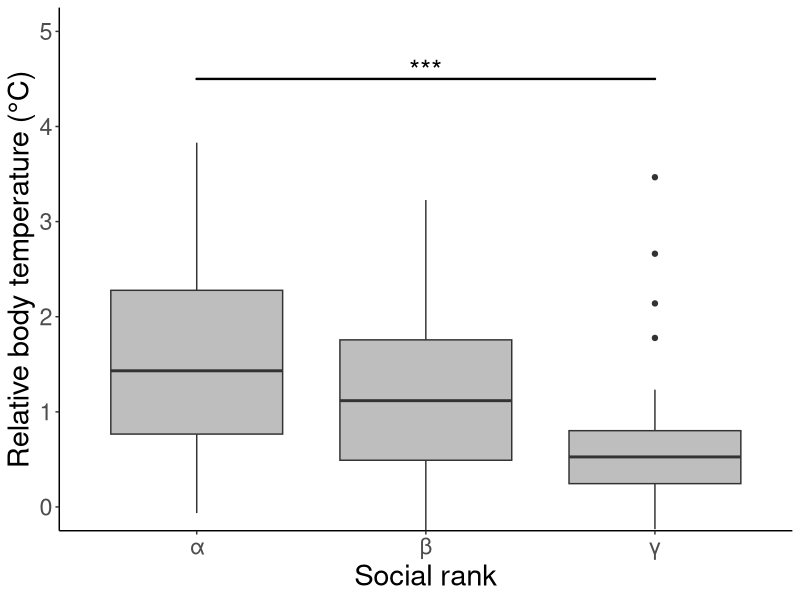
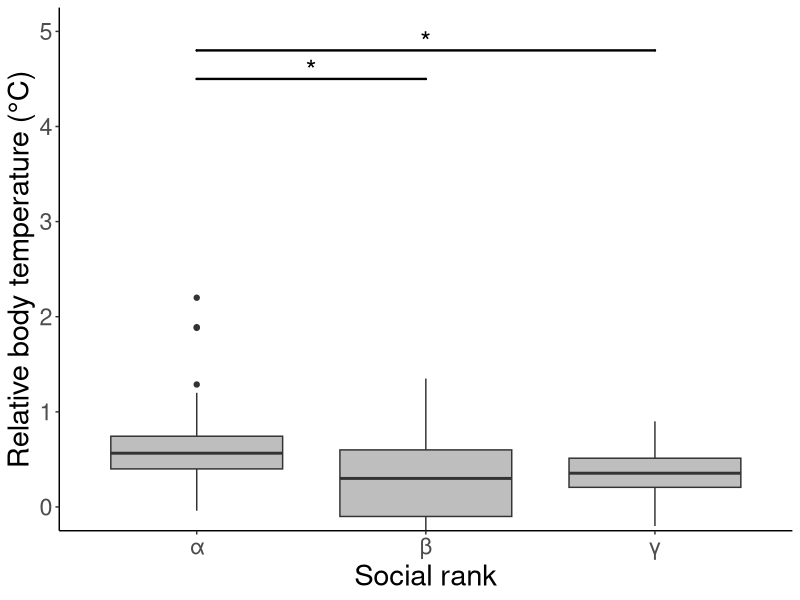
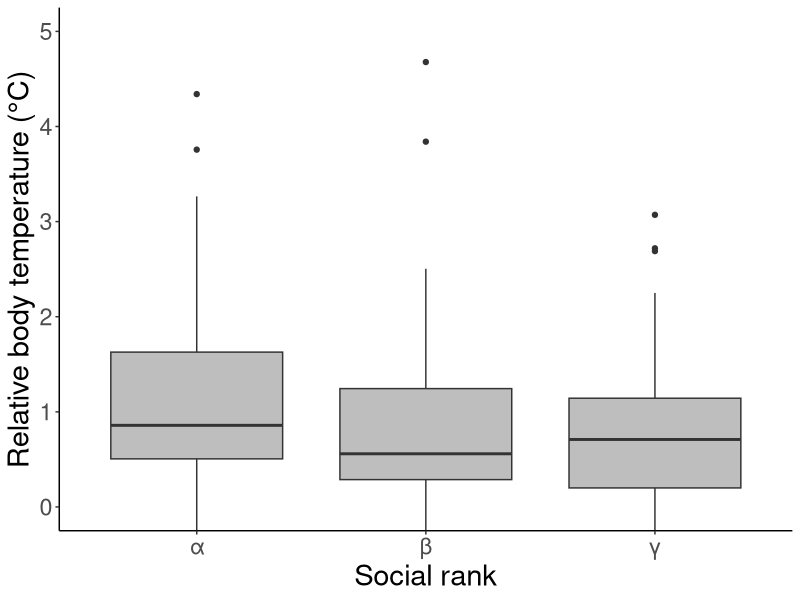
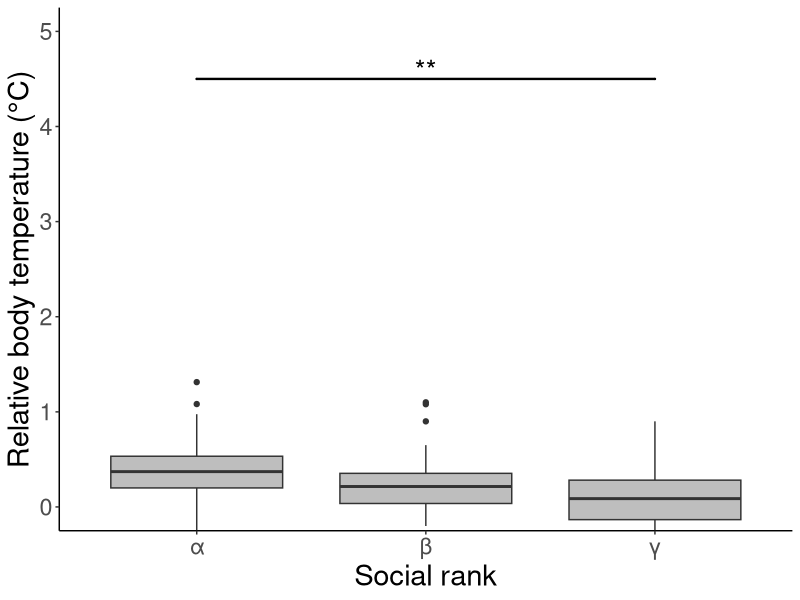

These charts were generated, in order, by the following R code:
# --------------------------------------------------------------------
# 1. Load Required Libraries 
# --------------------------------------------------------------------
library(magrittr)   # For piping functionality (e.g., %>%)
library(dplyr)      # For data manipulation and piping
library(emmeans)    # For estimated marginal means and post-hoc tests
library(ggplot2)    # For data visualization
library(ggsignif)   # For adding significance bars to ggplot
# --------------------------------------------------------------------
# 2. Data Loading and Preparation
# --------------------------------------------------------------------

# Read time-series body temperature data and individual-level data
data_t <- read.csv("body_temp.csv")
data_i <- read.csv("individual.csv")

# Convert the social rank variable (mi_hier) to a factor
data_i$mi_hier <- as.factor(data_i$mi_hier)


# --- Data Subsetting by Time and Treatment ---

# Calculate mean temperature for the FIRST HALF of the night (Time_Relative_sf <= 5*3600)
temp1 <- data_t %>% 
  group_by(nm) %>% 
  subset(Time_Relative_sf <= 5 * 3600) %>% 
  summarise(temp = mean(Tb.Tc, na.rm = TRUE))
data1 <- merge(data_i, temp1, by = "nm") # Merge with individual data

# Separate data1 into treatment groups
data1_m <- subset(data1, data1$treat == "maggot") # Blowfly group (M5-B1)
data1_c <- subset(data1, data1$treat == "control") # Control group (M5-C1)

# Calculate mean temperature for the SECOND HALF of the night (Time_Relative_sf > 5*3600)
temp2 <- data_t %>% 
  group_by(nm) %>% 
  subset(Time_Relative_sf > 5 * 3600) %>% 
  summarise(temp = mean(Tb.Tc, na.rm = TRUE))
data2 <- merge(data_i, temp2, by = "nm") # Merge with individual data

# Separate data2 into treatment groups
data2_m <- subset(data2, data2$treat == "maggot") # Blowfly group (M5-B2)
data2_c <- subset(data2, data2$treat == "control") # Control group (M5-C2)


# --------------------------------------------------------------------
# 3. Model Fitting (M5)
# Response: temp (Relative body temperature during the half-night)
# Predictors: mi_hier (Social Rank)
# --------------------------------------------------------------------

# M5-C1: First Half, Control (Figure S4A)
m1_c <- lm(temp ~ mi_hier, data = data1_c)
summary(m1_c)

# M5-B1: First Half, Blowfly (Figure S4C)
m1_m <- lm(temp ~ mi_hier, data = data1_m)
summary(m1_m)

# M5-C2: Second Half, Control (Figure S4B)
m2_c <- lm(temp ~ mi_hier, data = data2_c)
summary(m2_c)

# M5-B2: Second Half, Blowfly (Figure S4D)
m2_m <- lm(temp ~ mi_hier, data = data2_m)
summary(m2_m)


# --------------------------------------------------------------------
# 4. Statistical Analysis (Post-hoc Tests)
# --------------------------------------------------------------------

# Post-hoc comparison of ranks (mi_hier) for each model

em_m1_c <- emmeans(m1_c, ~ mi_hier) %>% pairs()
print("--- M5-C1 (First Half, Control) Post-hoc ---")
print(em_m1_c)

em_m1_m <- emmeans(m1_m, ~ mi_hier) %>% pairs()
print("--- M5-B1 (First Half, Blowfly) Post-hoc ---")
print(em_m1_m)

em_m2_c <- emmeans(m2_c, ~ mi_hier) %>% pairs()
print("--- M5-C2 (Second Half, Control) Post-hoc ---")
print(em_m2_c)

em_m2_m <- emmeans(m2_m, ~ mi_hier) %>% pairs()
print("--- M5-B2 (Second Half, Blowfly) Post-hoc ---")
print(em_m2_m)


# --------------------------------------------------------------------
# 5. Visualization (Figure S4A - S4D)
# --------------------------------------------------------------------

# --- Figure S4A: First Half, Control ---
figure_S4A <- ggplot(data = data1_c, aes(x = mi_hier, y = temp)) +
  geom_boxplot(fill = "grey") +
  theme_classic() +
  labs(x = "Social rank", y = "Relative body temperature (°C)") +
  coord_cartesian(ylim = c(0, 5), expand = TRUE) +
  
  # Add significance bar (Rank 1 vs Rank 3: ***)
  geom_signif(
    y_position = c(4.5), xmin = c(1), xmax = c(3), 
    annotation = c("***"), tip_length = 0, size = 0.8, textsize = 7, vjust = 0.3
  ) +
  
  theme(text = element_text(size = 21)) +
  scale_x_discrete(labels = c("1" = "α", "2" = "β", "3" = "γ"))

print(figure_S4A)

# --- Figure S4B: Second Half, Control ---
figure_S4B <- ggplot(data = data2_c, aes(x = mi_hier, y = temp)) +
  geom_boxplot(fill = "grey") +
  theme_classic() +
  labs(x = "Social rank", y = "Relative body temperature (°C)") +
  coord_cartesian(ylim = c(0, 5), expand = TRUE) +
  
  # Add significance bars (Rank 1 vs Rank 2: *, Rank 1 vs Rank 3: *)
  geom_signif(
    y_position = c(4.5, 4.8), xmin = c(1, 1), xmax = c(2, 3), 
    annotation = c("*", "*"), tip_length = 0, size = 0.8, textsize = 7, vjust = 0.3
  ) +
  
  theme(text = element_text(size = 21)) +
  scale_x_discrete(labels = c("1" = "α", "2" = "β", "3" = "γ"))

print(figure_S4B)

# --- Figure S4C: First Half, Blowfly ---
figure_S4C <- ggplot(data = data1_m, aes(x = mi_hier, y = temp)) +
  geom_boxplot(fill = "grey") + 
  theme_classic() +
  labs(x = "Social rank", y = "Relative body temperature (°C)") +
  coord_cartesian(ylim = c(0, 5), expand = TRUE) +
  theme(text = element_text(size = 21)) +
  scale_x_discrete(labels = c("1" = "α", "2" = "β", "3" = "γ"))

print(figure_S4C)

# --- Figure S4D: Second Half, Blowfly ---
figure_S4D <- ggplot(data = data2_m, aes(x = mi_hier, y = temp)) +
  geom_boxplot(fill = "grey") + 
  theme_classic() +
  labs(x = "Social rank", y = "Relative body temperature (°C)") +
  coord_cartesian(ylim = c(0, 5), expand = TRUE) +
  
  # Add significance bar (Rank 1 vs Rank 3: **)
  geom_signif(
    y_position = c(4.5), xmin = c(1), xmax = c(3), 
    annotation = c("**"), tip_length = 0, size = 0.8, textsize = 7, vjust = 0.3
  ) +
  
  theme(text = element_text(size = 21)) +
  scale_x_discrete(labels = c("1" = "α", "2" = "β", "3" = "γ"))

print(figure_S4D)
